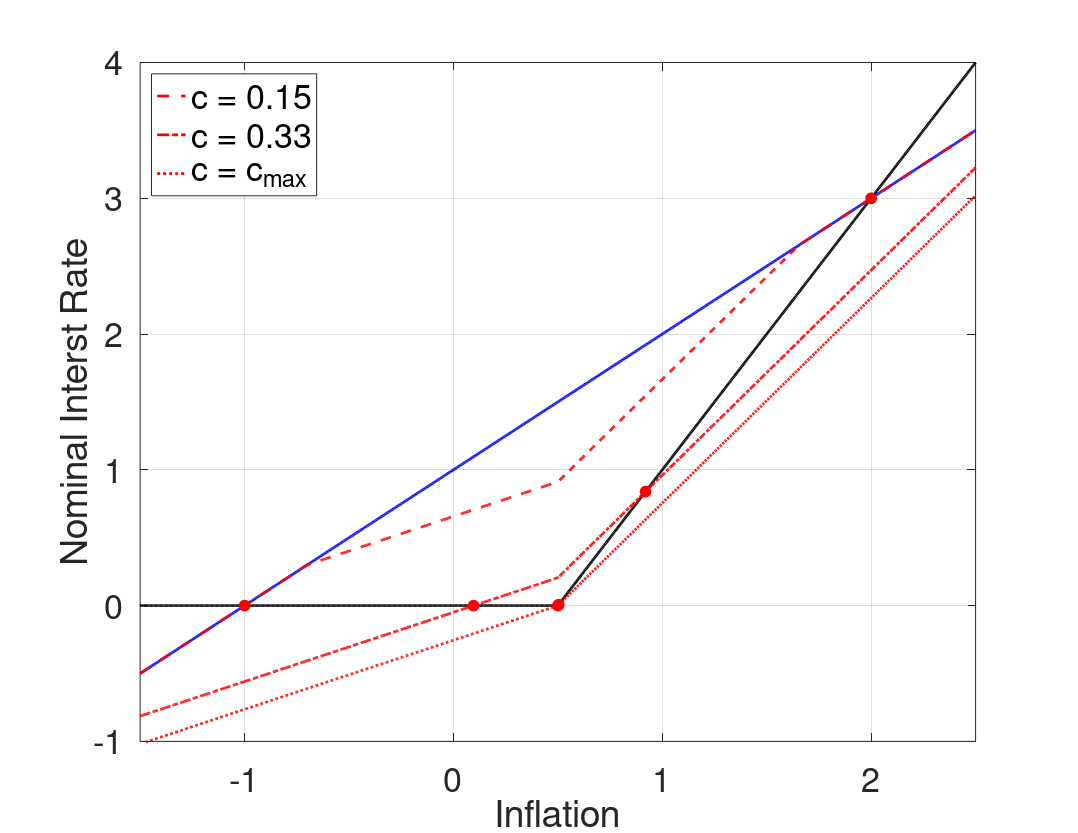

Recreate this plot in MATLAB.
%--------------------------------------------------------------------------
% File Name: RAFR_cSHOCK.m
% Author: Philip Coyle
% Date Created: 01/07/2019
% cd /mq/philipprojects/RA_Work/Taisuke_Nakata/Zero_Lower_Bound/DeflationaryRegime/RSSInflation/Codes/3state_iid_shock
% RAFR_cSHOCK
%--------------------------------------------------------------------------

clear all
close all
clc

%% Model Calibration
cBET = 1/1.0025;
cSIGMA = 1;
cKAPPA = 0.02;
cPHIpi = 2;
cRstar = 1/400;
cPItarg = 2/400;
p_m = 0.5; %Probability of being in the middle state 

cSHOCK_lb =((cPItarg + cRstar)*(cPHIpi - 1))/(cKAPPA*cPHIpi*cSIGMA);
cSHOCK_ub =((cPItarg + cRstar)*(cKAPPA*cPHIpi*cSIGMA + 1))/(cKAPPA*cPHIpi*cSIGMA);
cSHOCK_bound = -(2*(cPItarg + cRstar)*(cPHIpi - 1)*(cKAPPA*cPHIpi*cSIGMA + 1))/(cKAPPA*cPHIpi^2*cSIGMA*(cKAPPA*cSIGMA + 1)*(p_m - 1));
cSHOCK_grid = [0.15, 0.33, max([cSHOCK_lb,cSHOCK_ub,cSHOCK_bound])];

%% Housekeeping
% Set Grid Intervals
pi_m_low = -1.5/400;
pi_m_high = 2.5/400;
numgrid = 1001;
pi_m = linspace(pi_m_low,pi_m_high, numgrid)';

% Allocate Space
inx_ub = zeros(length(cSHOCK_grid),1);
pi_ub_zlb = zeros(length(cSHOCK_grid),1);
inx_lb = zeros(length(cSHOCK_grid),1);
pi_lb_zlb = zeros(length(cSHOCK_grid),1);
rafr = zeros(numgrid,length(cSHOCK_grid));


% Find max inflation that leads to ZLB binding
bound = (-cRstar - cPItarg*(1-cPHIpi))/cPHIpi;

inx_m = find(min(abs(pi_m - bound)) == abs(pi_m - bound));
% Find pi_m point where middle state interst rate binds
pi_m_zlb = pi_m(inx_m);

% Taylor Rule
tr = max(0,cRstar + cPItarg + cPHIpi*(pi_m - cPItarg));

% 'Riskless' Fisher Relation
fr = pi_m + cRstar;

for j = 1:length(cSHOCK_grid)
    cSHOCK = cSHOCK_grid(j);
    %% Policy Functions from below (Assume middle state interst rate binds)
    % Low  High state inflation & expected inflation (as functions of middle state inflation)
    pi_l_b = pi_m - cKAPPA*cSIGMA*cSHOCK;
    pi_h_b = (pi_m - cKAPPA*cSIGMA*(cRstar + cPItarg*(1-cPHIpi)- cSHOCK))/(1+cKAPPA*cSIGMA*cPHIpi);
    exp_pi_b = (1-p_m)/2*pi_l_b + p_m*pi_m + (1-p_m)/2*pi_h_b;

    % Low Middle and High state output & expected output (as functions of middle state inflation)
    y_m_b = (pi_m - cBET*exp_pi_b)/cKAPPA;
    y_l_b = y_m_b - cSIGMA*cSHOCK;
    y_h_b = y_m_b - cSIGMA*(cRstar + cPItarg + cPHIpi*(pi_h_b - cPItarg) - cSHOCK);
    exp_y_b = (1-p_m)/2*y_l_b + p_m*y_m_b + (1-p_m)/2*y_h_b;

    % Find pi_m point where high state interst rate binds
    inx_lb(j) = find(min(abs(pi_h_b - bound)) == abs(pi_h_b - bound));
    pi_lb_zlb(j) = pi_m(inx_lb(j));

    %% Policy Functions from above (Assume middle state interst rate does not bind)
   % Low  High state inflation & expected inflation (as functions of middle state inflation)
    pi_l_a = pi_m*(1+cKAPPA*cSIGMA*cPHIpi) + cKAPPA*cSIGMA*(-cPHIpi*cPItarg + cRstar + cPItarg - cSHOCK);
    pi_h_a = pi_m + (cKAPPA*cSIGMA*cSHOCK)/(1+cKAPPA*cSIGMA*cPHIpi);
    exp_pi_a = (1-p_m)/2*pi_l_a + p_m*pi_m + (1-p_m)/2*pi_h_a;

    % Low Middle and High state output & expected output (as functions of middle state inflation)
    y_m_a = (pi_m - cBET*exp_pi_a)/cKAPPA;
    y_l_a = y_m_a + cSIGMA*(cPHIpi*(pi_m - cPItarg) + cRstar + cPItarg - cSHOCK);
    y_h_a = y_m_a + cSIGMA*(cPHIpi*(pi_m - pi_h_a) + cSHOCK);
    exp_y_a = (1-p_m)/2*y_l_a + p_m*y_m_a + (1-p_m)/2*y_h_a;

    % Find pi_m point where low state interst rate binds
    inx_ub(j) = find(min(abs(pi_l_a - bound)) == abs(pi_l_a - bound));
    pi_ub_zlb(j) = pi_m(inx_ub(j));

    %% Define Risk Adjusted Fisher Relationship   
    for i = 1:numgrid
        if pi_m(i) < pi_lb_zlb(j) || pi_m(i) > pi_ub_zlb(j)
            rafr(i,j) = pi_m(i) + cRstar;
        elseif pi_m(i) <= pi_m_zlb
            rafr(i,j) = cRstar + pi_m(i) + (exp_pi_b(i) - pi_m(i)) + 1/cSIGMA*(exp_y_b(i) - y_m_b(i));
        elseif pi_m(i) <= pi_ub_zlb(j)
            rafr(i,j) = cRstar + pi_m(i) + (exp_pi_a(i) - pi_m(i)) + 1/cSIGMA*(exp_y_a(i) - y_m_a(i));
        end
    end
end
        
%% Plotting
type = {'--','-.',':'};

fig(1) = figure(1);
grid on
box on
hold on
plot(400*pi_m, 400*tr,'Color','k','LineWidth',2);
plot(400*pi_m, 400*fr,'Color','b','LineWidth',2);
for j = 1:length(cSHOCK_grid)
    [~,inx] = sort(abs(tr - rafr(:,j)));
    RSS = inx(1:2);    
    h(j) = plot(400*pi_m, 400*rafr(:,j),'Color','r','LineStyle',type{j},'LineWidth',2);
    p1 = plot(400*pi_m(RSS(1)),400*rafr(RSS(1),j));
    p2 = plot(400*pi_m(RSS(2)),400*rafr(RSS(2),j));
    set([p1 p2],'Marker','o','MarkerEdgeColor','r','MarkerFaceColor', 'r','MarkerSize',8)
end

xlabel('Inflation','FontSize',16)
ylabel('Nominal Interst Rate','FontSize',16)
set(gca,'Xlim',[400*pi_m(1), 400*pi_m(end)],'Ylim',[-1, 4],'FontSize',25)
L = legend([h(1) h(2) h(3)],'c = 0.15','c = 0.33','c = c_{max}');
set(L,'Location','NorthWest','Fontsize',25)

set(fig(1),'PaperOrientation','Landscape');
set(fig(1),'PaperPosition',[0 0 11 8.5]);
print(fig(1),'-depsc','RAFR_varycSHOCK.eps');

